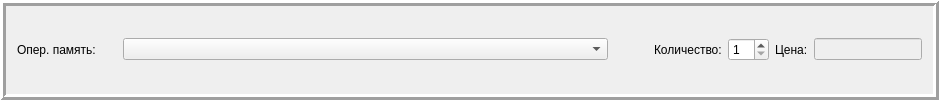
        <widget class="QFrame" name="frame_4">
         <property name="frameShape">
          <enum>QFrame::Box</enum>
         </property>
         <property name="frameShadow">
          <enum>QFrame::Raised</enum>
         </property>
         <property name="lineWidth">
          <number>3</number>
         </property>
         <layout class="QGridLayout" name="gridLayout_4">
          <item row="0" column="0">
           <layout class="QHBoxLayout" name="horizontalLayout_9">
            <item>
             <widget class="QLabel" name="label_23">
              <property name="minimumSize">
               <size>
                <width>100</width>
                <height>0</height>
               </size>
              </property>
              <property name="text">
               <string>Опер. память: </string>
              </property>
             </widget>
            </item>
            <item>
             <widget class="QComboBox" name="comboBox_RAM">
              <property name="minimumSize">
               <size>
                <width>485</width>
                <height>0</height>
               </size>
              </property>
             </widget>
            </item>
            <item>
             <spacer name="horizontalSpacer_17">
              <property name="orientation">
               <enum>Qt::Horizontal</enum>
              </property>
              <property name="sizeHint" stdset="0">
               <size>
                <width>40</width>
                <height>20</height>
               </size>
              </property>
             </spacer>
            </item>
            <item>
             <widget class="QLabel" name="label">
              <property name="text">
               <string>Количество:</string>
              </property>
             </widget>
            </item>
            <item>
             <widget class="QSpinBox" name="spinBox_RAM">
              <property name="minimum">
               <number>1</number>
              </property>
             </widget>
            </item>
            <item>
             <widget class="QLabel" name="label_25">
              <property name="text">
               <string>Цена:</string>
              </property>
             </widget>
            </item>
            <item>
             <widget class="QLineEdit" name="lineEdit_price_RAM">
              <property name="enabled">
               <bool>false</bool>
              </property>
              <property name="sizePolicy">
               <sizepolicy hsizetype="Fixed" vsizetype="Fixed">
                <horstretch>0</horstretch>
                <verstretch>0</verstretch>
               </sizepolicy>
              </property>
             </widget>
            </item>
           </layout>
          </item>
         </layout>
        </widget>
